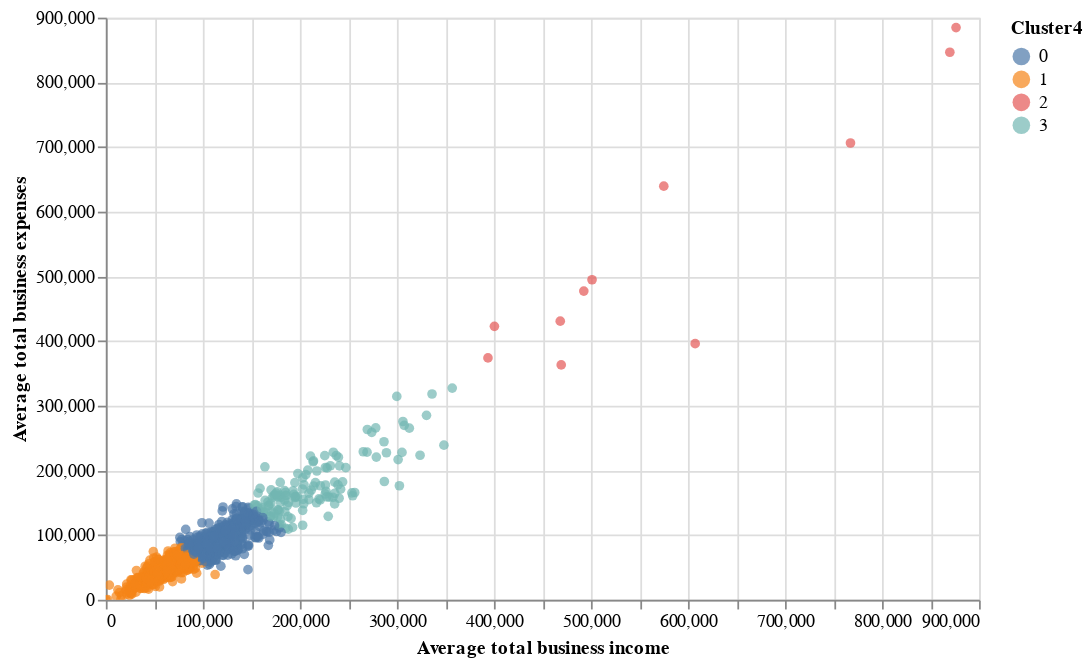

Notebook cell for this chart:
### Code cell
# Instanciando un gráfico de dispersión
scatter_plot4 = alt.Chart(df4).mark_circle()

# Especificando la visualización del gráfico de dispersión y opciones de interactividad
scatter_plot4.encode(x = 'Average total business income',
                     y = 'Average total business expenses',
                     color = 'Cluster4:N',
                     tooltip = ['Average total business income',
                                'Average total business expenses']).properties(width = 495,
                                                                               height = 330).interactive()

### Figure 1 — Vega-Lite specification as saved in the notebook (floating-point values rounded to 4 significant figures; data arrays with more than 128 entries replaced by an {"elided": "..."} marker saying what was removed)
{"config": {"view": {"continuousWidth": 300, "continuousHeight": 300}}, "data": {"name": "data-15596c66bf7fc67afaf60a4e8b24cf90"}, "mark": {"type": "circle"}, "encoding": {"color": {"field": "Cluster4", "type": "nominal"}, "tooltip": [{"field": "Average total business income", "type": "quantitative"}, {"field": "Average total business expenses", "type": "quantitative"}], "x": {"field": "Average total business income", "type": "quantitative"}, "y": {"field": "Average total business expenses", "type": "quantitative"}}, "height": 330, "params": [{"name": "param_4", "select": {"type": "interval", "encodings": ["x", "y"]}, "bind": "scales"}], "width": 495, "$schema": "https://vega.github.io/schema/vega-lite/v5.20.1.json", "datasets": {"data-15596c66bf7fc67afaf60a4e8b24cf90": {"elided": "2473 records"}}}
